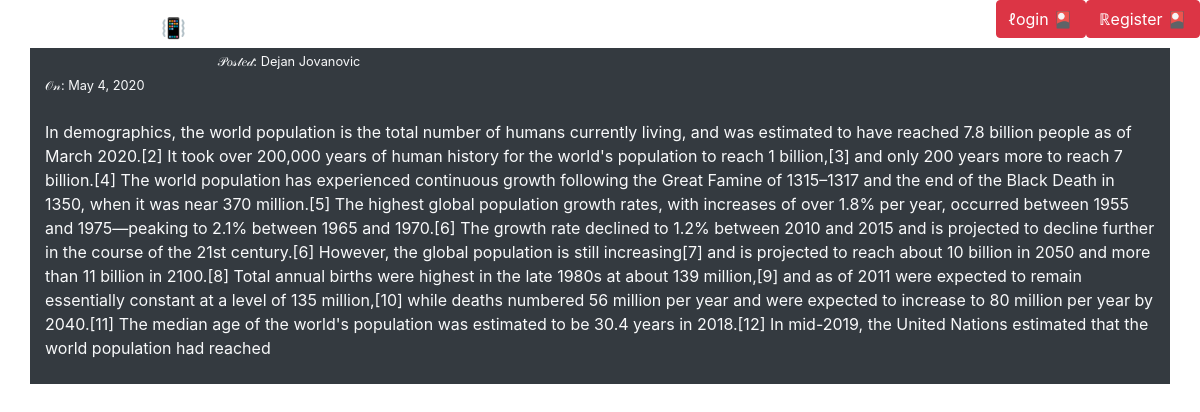
Page /article/46 on the committed database.
### theblog/models.py (models this page shows, shortened)
class Post(models.Model):
	author = models.ForeignKey(User, on_delete=models.CASCADE)
	body = models.TextField()
	post_date = models.DateField(auto_now_add=True)

### theblog/views.py (the view)
# urls.py: path('article/<int:pk>', articleDetailView.as_view(), name='article_details'),
class articleDetailView(DetailView):
	model = Post
	template_name = 'article_details.html'

### theblog/templates/article_details.html
{% extends 'base.html' %}
{% block content %}
<small>
𝒫𝑜𝓈𝓉𝑒𝒹: {{ post.author.first_name }}
	{{ post.author.last_name }} <br>
	𝒪𝓃: {{ post.post_date }}
</small>
<br>
<br>
{{ post.body|safe }}
<br><br>
{% endblock %}

### rows in the picture
Post: author.first_name "Dejan", author.last_name "Jovanovic", post_date "May 4, 2020", body "In demographics, the world population is the total number of humans currently living, and was estimated to have reached 7.8 billion people as of March 2020.[2] It took over 200,000 years of human history for the world's population to reach 1 billion,[3] and only 200 years more to reach 7 billion.[4] The world population has experienced continuous growth following the Great Famine of 1315–1317 and the end of the Black Death in 1350, when it was near 370 million.[5] The highest global population growth rates, with increases of over 1.8% per year, occurred between 1955 and 1975—peaking to 2.1% between 1965 and 1970.[6] The growth rate declined to 1.2% between 2010 and 2015 and is projected to…"
